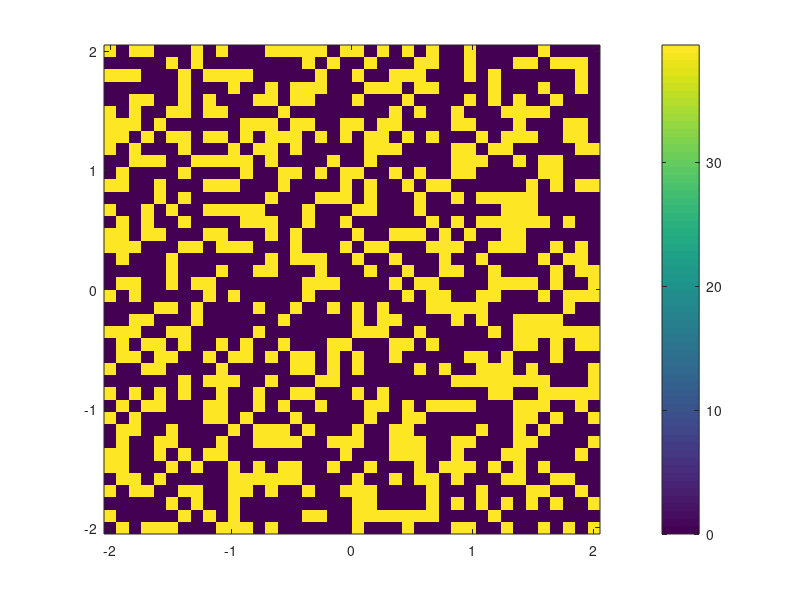

Write MATLAB code to recreate this figure. (Note: this script raises an error after producing the figure.)

%% momGmatrix2D

lam = 1;
k = 2*pi/lam;

% create a dense square grid of points
N = 40;
x = linspace(-2,2,N);
y = linspace(-2,2,N);
[X Y] = meshgrid(x,y);
dx = x(2)-x(1);


R = sqrt(X.^2 + Y.^2);
o = k^2*(1+1i*0.2);
C = zeros(N);

rng(1);
I = randi(N^2,[N^2/2 1]);
C(I(:)) = o;

figure(1),clf
imagesc(x,y,real(C)),colorbar
set(gca,'ydir','normal')

% incident field
sx = 4;
sy = 4;

ind = find(C > 0);
O = C(ind);
NN = length(ind);
X2 = X(ind);
Y2 = Y(ind);

% return full matrix, set primed and unprimed coordinates to be the same
Xp = X2;
Yp = Y2;

% build the matrix
G = momGmatrix2D(dx,k,X2,Y2,Xp,Yp);

% incident field 
phi_inc = exp(1i*k*sqrt((X2-sx).^2 + (Y2-sy).^2));

% mom solution
phi = (eye(NN) - G*diag(O))\phi_inc;

% remap
Phi = zeros(size(C));
Phi(ind) = phi;

% plot
figure(2),clf
imagesc(x,y,real(Phi)),colorbar
set(gca,'ydir','normal')

% scattered field 
sca = sum(phi.*O.*phi_inc)



%%

[Q D] = eig(G,'vector');

u = Q.'*phi_inc;
v = Q\phi_inc;
w = o./(1-o*D);

dji = sum(u.*w.*v)




%%

[Q D] = eig(G);

imagesc(abs(Q*D/Q))

N = length(G(:,1));

C = ones(N/4,1);
t = 1./[(2 + 2*1i)*C; (3.5 + 1i)*C; (2.5 + 0.2*1i)*C; (4 + 0.01*1i)*C];
T = diag(t);

B = inv(Q)*T*Q;

imagesc(abs(B)),colorbar

plot(diag(B))
mean(diag(B))

C = inv(B + D);

imagesc(abs(C)),colorbar

plot([real(diag(C)) imag(diag(C))])


% 
% 
% [U S V] = svd(B);
% plot(diag(S))
% 
% grab = 100;
% F = U(:,1:grab)*S(1:grab,1:grab)*V(:,1:grab)';
% imagesc(abs(F))





%%

[U S V] = svd(G);

imagesc(abs(G))
imagesc(abs(U*S*V')),colorbar

A = 3*randn(size(G)) + 1i*randn(size(G));

B = V*A*U';
imagesc(abs(B)),colorbar





